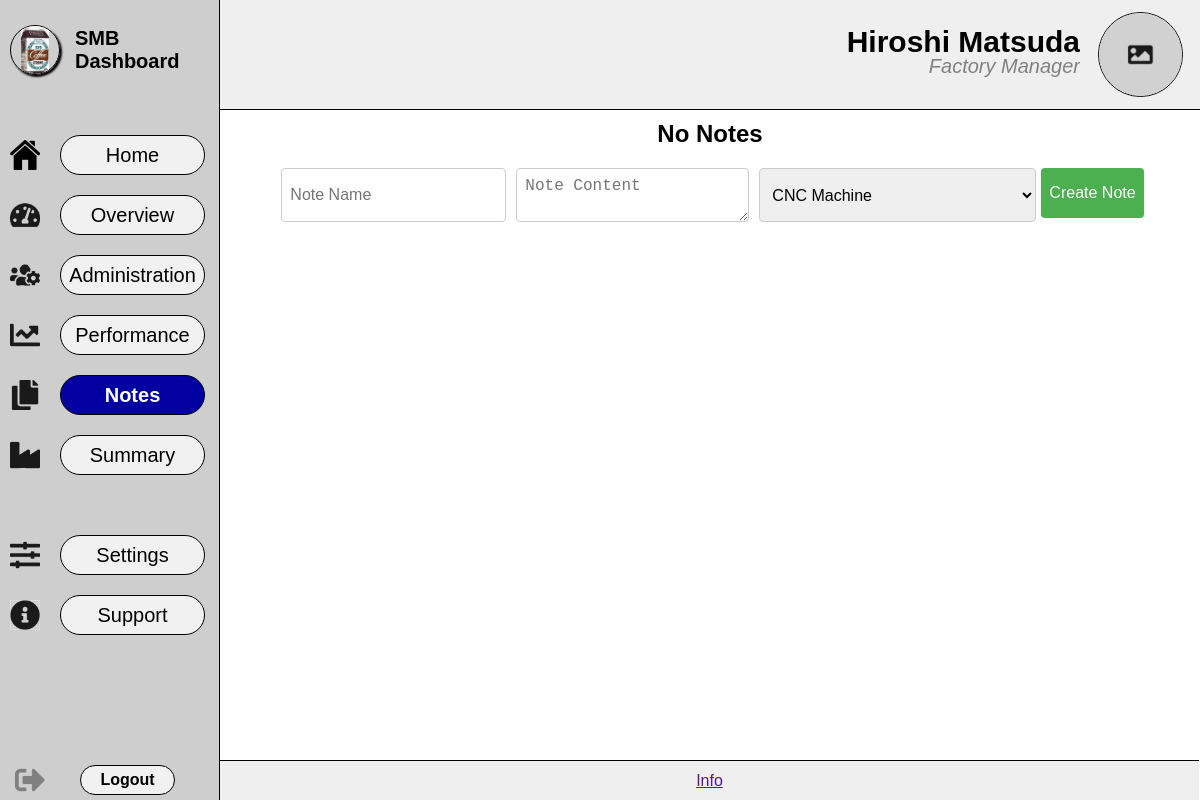
The page /pages/notes.php on the database as committed earlier.
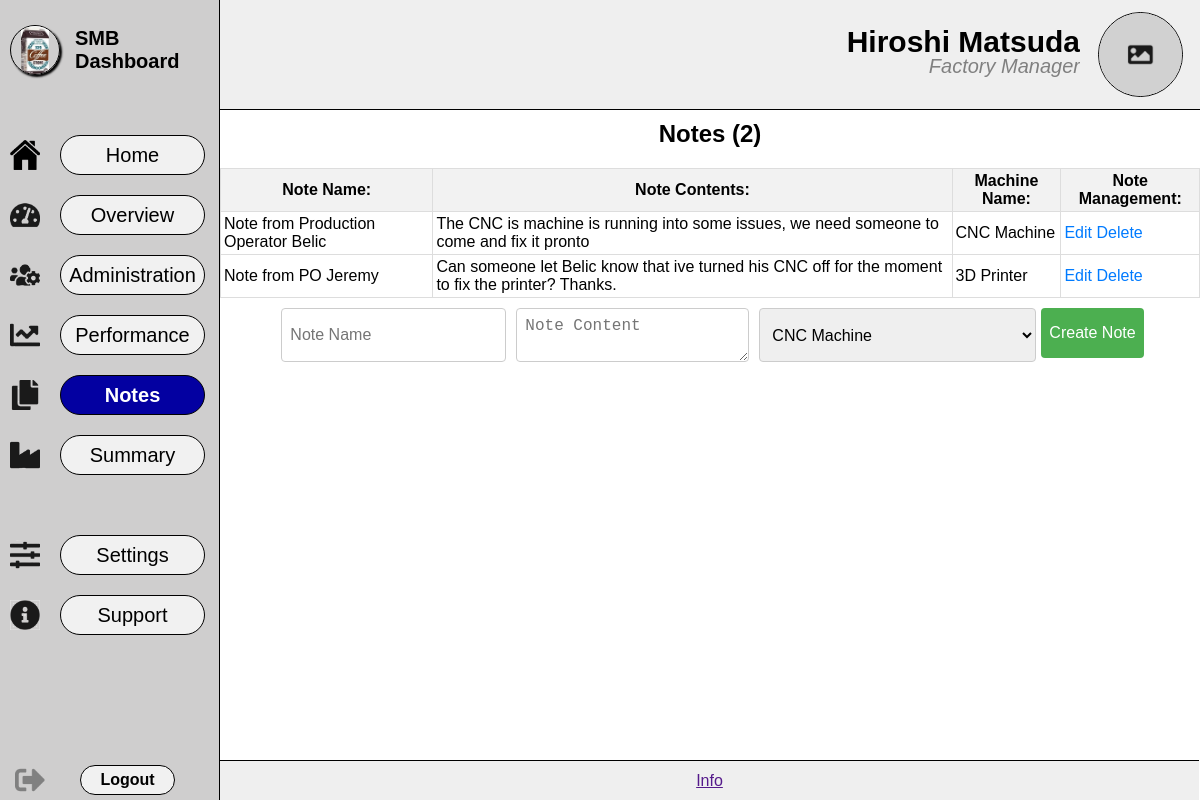
The same page on the database as committed later.
### tables this page shows
CREATE TABLE Notes(
    id int NOT NULL AUTO_INCREMENT PRIMARY KEY,
    name varchar(100),
    content text,
    machine_name varchar(255),
    updated timestamp NOT NULL DEFAULT CURRENT_TIMESTAMP
) AUTO_INCREMENT = 1;

### pages/notes.php (the view, shortened to what this page needs)
<!DOCTYPE html>
<html lang="en">
<head>
    <link rel="stylesheet" href="../styles/style.css">
</head>
<body>
    <main id="notes-main">
        <?php
        require_once "../inc/sidebar.php";
        require_once "../inc/header.php";
        ?>
        <div class="div_content">
            <?php
                require_once "../inc/dbconn.inc.php";
                $sql = "SELECT id, name, content, machine_name FROM Notes;";
                $countsql = "SELECT COUNT(*) as count FROM Notes;";
                if($count_result = mysqli_query($conn, $countsql)){
                    $numnote = mysqli_fetch_assoc($count_result);
                    echo "<h2 id='notes_count'>";
                    if($numnote['count'] > 1){
                        echo "Notes ({$numnote['count']})";
                    }
                    else if($numnote['count'] > 0){
                        echo "Notes {$numnote['count']}";
                    }
                    else {
                        echo "No Notes";
                    }
                    echo "</h2>";
                }
                if ($result = mysqli_query($conn, $sql)) {
                    if (mysqli_num_rows($result) > 0) {
                        echo '<table id="notes_table">';
                        echo '<thead>';
                        echo '<tr>';
                        echo '<th>Note Name:</th>';
                        echo '<th>Note Contents:</th>';
                        echo '<th>Machine Name:</th>';
                        echo '<th>Note Management:</th>';
                        echo '</tr>';
                        echo '</thead>';
                        echo '<tbody>';
                        while ($row = mysqli_fetch_assoc($result)) {
                            echo '<tr>';
                            echo '<td>' . htmlspecialchars($row["name"]) . '</td>';
                            echo '<td>' . htmlspecialchars($row["content"]) . '</td>';
                            echo '<td>' . htmlspecialchars($row["machine_name"]) . '</td>';
                            echo '<td> <a href="managenote.php?id=' . $row["id"] . '&type=edit">Edit</a> <a href="managenote.php?id=' . $row["id"] . '&type=delete">Delete</a> </td>';
                            echo '</tr>';
                        }
                        echo '</tbody>';
                        echo "</table>";
                    }
                }
            ?>
            <form action='managenote.php' method='POST' id="form_createnote">
                <input type='text' name='name' placeholder='Note Name' maxlength="50" required>
                <textarea name="content" id="textarea_createnote" placeholder="Note Content" maxlength="100"></textarea>
                <select name='machine_name' required>
                    <option value='CNC Machine'>CNC Machine</option>
                </select>
                <button type="submit">Create Note</button>
            </form>
        </div>
    </main>
    <footer>
        <?php require_once "../inc/info.php"; ?>
    </footer>
</body>
</html>

Rows that differ between the two databases and show on the page:
added notes: name "Note from Production Operator Belic", content "The CNC is machine is running into some issues, we need someone to come and fix it pronto", machine_name "CNC Machine"
added notes: name "Note from PO Jeremy", content "Can someone let Belic know that ive turned his CNC off for the moment to fix the printer? Thanks.", machine_name "3D Printer"
Other text that changed with them:
$numnote['count']: (not shown) → "2"
text no longer shown: "No Notes"
text now shown: "Notes ( ) Note Name: Note Contents: Machine Name: Note Management:"
